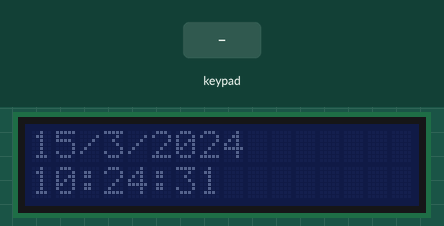
A sketch run on a simulated Arduino Uno, built with avr-gcc and run on an emulated ATmega328P. Parts: 16×2 character LCD. The inputs (shaded band) are chosen by the test bench. The local clock reads 2024-03-15 10:24:30 at power-on unless the sketch sets it.

Above: at 1.2 s.
1.3 s: key 'A' pressed
At 2.5 s:
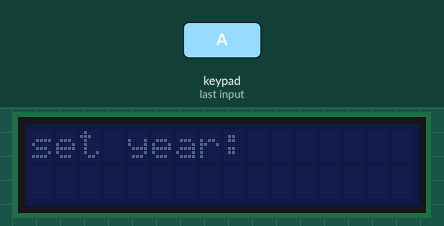
2.8 s: keypad keys 7 6 5 4 # pressed 0.4 s apart
At 4.9 s:
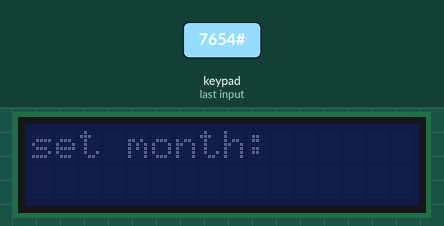
6.3 s: key '*' pressed
At 6.9 s:
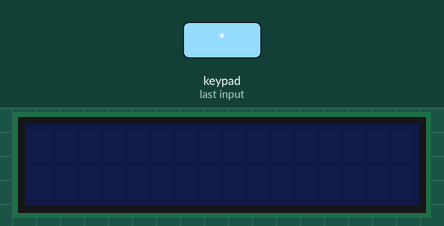
7.8 s: keypad keys 3 2 1 0 # pressed 0.4 s apart
At 9.9 s:
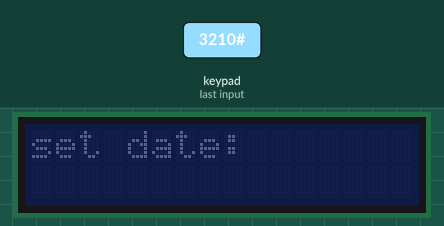
11.3 s: key '#' pressed
At 12.4 s:
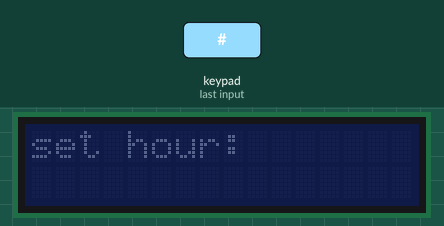
12.8 s: keypad keys 1 3 9 7 # pressed 0.4 s apart
At 14.8 s:
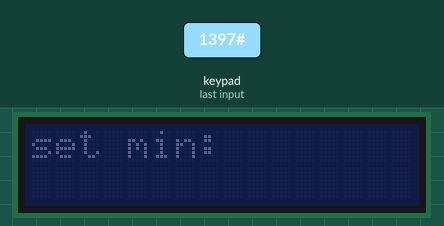
Timing chart, 0 to 16.3 s (numbered marks = the images above; inputs shaded):
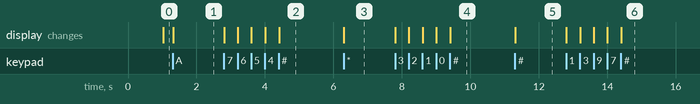

Measured:
- after the input at 1.3 s, the display: changes at once (image 1)
- after the input at 2.8 s, the display: first changes at once (image 2 shows a later state)
- after the input at 6.3 s, the display: changes at once (image 3)
- after the input at 7.8 s, the display: first changes at once (image 4 shows a later state)
- after the input at 11.3 s, the display: changes at once (image 5)
- after the input at 12.8 s, the display: first changes at once (image 6 shows a later state)

The sketch:

rtc_saikat.ino
```cpp
#include <Keypad.h>
#include <LiquidCrystal_I2C.h>
#include <RTClib.h>
/*
#define I2C_ADDR 0x27 //I2C adress, you should use the code to scan the adress first (0x27) here

#define BACKLIGHT_PIN 3 // Declaring LCD Pins
#define En_pin 2
#define Rw_pin 1
#define Rs_pin 0
#define D4_pin 4
#define D5_pin 5
#define D6_pin 6
#define D7_pin 7
*/
LiquidCrystal_I2C lcd(0x27,16,2);
DateTime now;
RTC_DS3231 rtc;
char key;
int yar = 0;
int manth = 0;
int dete = 0;

int hh = 0;
int mm = 0;
int ss = 0;

const byte ROWS = 4; //four rows
const byte COLS = 4; //four columns
char keys[ROWS][COLS] = {
  {'1','2','3','A'},
  {'4','5','6','B'},
  {'7','8','9','C'},
  {'*','0','#','D'}
};

byte rowPins[ROWS] = {7,6,5,4}; //connect to the row pinouts of the keypad
byte colPins[COLS] = {3,2,1,0}; //connect to the column pinouts of the keypad

Keypad kpd = Keypad( makeKeymap(keys), rowPins, colPins, ROWS, COLS );

char daysOfTheWeek[7][12] = {"Sun", "Mon", "Tue", "Wed", "Thu", "Fri", "Sat"};


void showDate(void);
void showTime(void);
void showDay(void);

void setup()
{
  //Serial.begin(9600); //Serial used
  lcd.begin();
  //lcd.setBacklightPin(BACKLIGHT_PIN,POSITIVE);
  lcd.noBacklight(); //Lighting backlight
  //lcd.home ();

  if (! rtc.begin())
  {
    lcd.println("Couldn't find RTC");
    while (1);
  }

  if (rtc.lostPower())
  {
    lcd.println("RTC lost power");

  }

}

void loop()
{
  key = kpd.getKey();
  if(key)
  {
    switch(key)
    {
      case NO_KEY:
                  break;

   case 'A':
            settime();
            break;

   case '#':
            now = rtc.now();
            showDate();
            showTime();
            break;
   }
  }

  now = rtc.now();
  showDate();
  showTime();

}


int GetNumber()
{
   int num = 0;
   char key = kpd.getKey();
   while(key != '#')
   {
      switch (key)
      {
         case NO_KEY:
            break;

         case '0': case '1': case '2': case '3': case '4':
         case '5': case '6': case '7': case '8': case '9':
            //lcd.home();
            lcd.print(key);
            num = num * 10 + (key - '0');
            break;

         case '*':
            num = 0;
            lcd.clear();
            lcd.home();
            break;
      }

      key = kpd.getKey();
   }

   return num;
}

void showDate()
 {
  lcd.setCursor(0,0);
  //lcd.print("Date:");
  lcd.print(now.day());
  lcd.print('/');
  lcd.print(now.month());
  lcd.print('/');
  lcd.print(now.year());
 }

 void showTime()
 {
  lcd.setCursor(0,1);
  //lcd.print("Time:> ");
  lcd.print(now.hour());
  lcd.print(':');
  lcd.print(now.minute());
  lcd.print(':');
  lcd.print(now.second());
  lcd.print("    ");
}

void settime()
{
  lcd.clear();
   lcd.home();
   lcd.print("set year: ");
   yar = GetNumber();

   lcd.clear();
   lcd.home();
   lcd.print("set month: ");
   manth = GetNumber();

   lcd.clear();
   lcd.home();
   lcd.print("set date: ");
   dete = GetNumber();

  lcd.clear();
   lcd.home();
   lcd.print("set hour: ");
   hh = GetNumber();

   lcd.clear();
   lcd.home();
   lcd.print("set min: ");
   mm = GetNumber();

   lcd.clear();
   lcd.home();
   lcd.print("set sec: ");
   ss = GetNumber();
   lcd.clear();
   rtc.adjust(DateTime(yar, manth, dete, hh, mm, ss));


}
```
